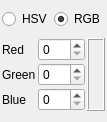
<?xml version="1.0" encoding="UTF-8"?>
<ui version="4.0">
 <author>liuyanghejerry@126.com</author>
 <class>ColorSpinBoxGroup</class>
 <widget class="QWidget" name="ColorSpinBoxGroup">
  <property name="geometry">
   <rect>
    <x>0</x>
    <y>0</y>
    <width>92</width>
    <height>122</height>
   </rect>
  </property>
  <layout class="QVBoxLayout" name="verticalLayout">
   <property name="spacing">
    <number>2</number>
   </property>
   <property name="leftMargin">
    <number>2</number>
   </property>
   <property name="topMargin">
    <number>2</number>
   </property>
   <property name="rightMargin">
    <number>2</number>
   </property>
   <property name="bottomMargin">
    <number>2</number>
   </property>
   <item>
    <layout class="QHBoxLayout" name="horizontalLayout">
     <property name="spacing">
      <number>2</number>
     </property>
     <item>
      <widget class="QRadioButton" name="hsv">
       <property name="text">
        <string>HSV</string>
       </property>
      </widget>
     </item>
     <item>
      <widget class="QRadioButton" name="rgb">
       <property name="text">
        <string>RGB</string>
       </property>
       <property name="checked">
        <bool>true</bool>
       </property>
      </widget>
     </item>
    </layout>
   </item>
   <item>
    <layout class="QGridLayout" name="gridLayout">
     <property name="spacing">
      <number>2</number>
     </property>
     <item row="0" column="0">
      <widget class="QLabel" name="red">
       <property name="text">
        <string>Red</string>
       </property>
      </widget>
     </item>
     <item row="0" column="1">
      <widget class="QSpinBox" name="RedspinBox">
       <property name="maximum">
        <number>255</number>
       </property>
      </widget>
     </item>
     <item row="1" column="0">
      <widget class="QLabel" name="green">
       <property name="text">
        <string>Green</string>
       </property>
      </widget>
     </item>
     <item row="1" column="1">
      <widget class="QSpinBox" name="GreenspinBox">
       <property name="maximum">
        <number>255</number>
       </property>
      </widget>
     </item>
     <item row="2" column="0">
      <widget class="QLabel" name="blue">
       <property name="text">
        <string>Blue</string>
       </property>
      </widget>
     </item>
     <item row="2" column="1">
      <widget class="QSpinBox" name="BluespinBox">
       <property name="maximum">
        <number>255</number>
       </property>
      </widget>
     </item>
     <item row="0" column="2" rowspan="3">
      <widget class="QLabel" name="label">
       <property name="autoFillBackground">
        <bool>true</bool>
       </property>
       <property name="frameShape">
        <enum>QFrame::Box</enum>
       </property>
       <property name="frameShadow">
        <enum>QFrame::Raised</enum>
       </property>
      </widget>
     </item>
    </layout>
   </item>
  </layout>
 </widget>
 <tabstops>
  <tabstop>hsv</tabstop>
  <tabstop>rgb</tabstop>
  <tabstop>RedspinBox</tabstop>
  <tabstop>GreenspinBox</tabstop>
  <tabstop>BluespinBox</tabstop>
 </tabstops>
 <resources/>
 <connections/>
</ui>
